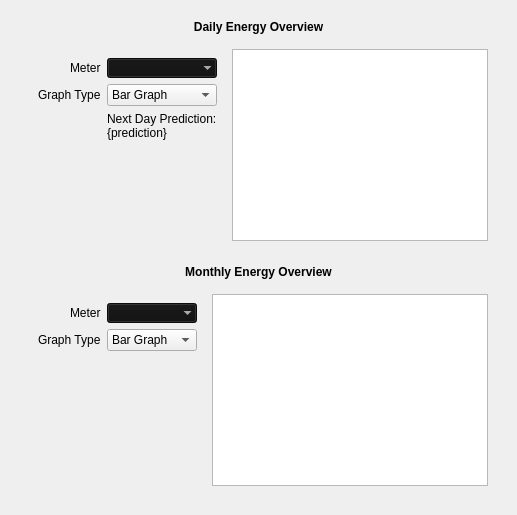
      <widget class="QWidget" name="tabEnergyInsights">
       <attribute name="title">
        <string>Energy Insights</string>
       </attribute>
       <layout class="QVBoxLayout" name="verticalLayout_24">
        <item>
         <widget class="QFrame" name="frameDailyEnergyOverview">
          <property name="frameShadow">
           <enum>QFrame::Raised</enum>
          </property>
          <layout class="QVBoxLayout" name="verticalLayout_22">
           <property name="bottomMargin">
            <number>0</number>
           </property>
           <item>
            <widget class="QLabel" name="labelDailyEnergyOverview">
             <property name="font">
              <font>
               <weight>75</weight>
               <bold>true</bold>
              </font>
             </property>
             <property name="text">
              <string>Daily Energy Overview</string>
             </property>
             <property name="alignment">
              <set>Qt::AlignCenter</set>
             </property>
            </widget>
           </item>
           <item>
            <widget class="QFrame" name="frameHorizontalDailyEnergyOverview">
             <property name="frameShadow">
              <enum>QFrame::Raised</enum>
             </property>
             <layout class="QHBoxLayout" name="horizontalLayout_10">
              <item alignment="Qt::AlignHCenter">
               <widget class="QFrame" name="formDailyEnergyOverview">
                <property name="frameShadow">
                 <enum>QFrame::Raised</enum>
                </property>
                <layout class="QFormLayout" name="formLayout_16">
                 <property name="labelAlignment">
                  <set>Qt::AlignRight|Qt::AlignTrailing|Qt::AlignVCenter</set>
                 </property>
                 <item row="0" column="0">
                  <widget class="QLabel" name="labelDailyEnergyOverview_Meter">
                   <property name="text">
                    <string>Meter</string>
                   </property>
                  </widget>
                 </item>
                 <item row="0" column="1">
                  <widget class="QComboBox" name="comboDailyEnergyOverview_Meter">
                   <property name="palette">
                    <palette>
                     <active>
                      <colorrole role="WindowText">
                       <brush brushstyle="SolidPattern">
                        <color alpha="255">
                         <red>255</red>
                         <green>255</green>
                         <blue>255</blue>
                        </color>
                       </brush>
                      </colorrole>
                      <colorrole role="Button">
                       <brush brushstyle="SolidPattern">
                        <color alpha="255">
                         <red>17</red>
                         <green>16</green>
                         <blue>16</blue>
                        </color>
                       </brush>
                      </colorrole>
                      <colorrole role="Text">
                       <brush brushstyle="SolidPattern">
                        <color alpha="255">
                         <red>255</red>
                         <green>255</green>
                         <blue>255</blue>
                        </color>
                       </brush>
                      </colorrole>
                      <colorrole role="ButtonText">
                       <brush brushstyle="SolidPattern">
                        <color alpha="255">
                         <red>255</red>
                         <green>255</green>
                         <blue>255</blue>
                        </color>
                       </brush>
                      </colorrole>
                      <colorrole role="Base">
                       <brush brushstyle="SolidPattern">
                        <color alpha="255">
                         <red>17</red>
                         <green>16</green>
                         <blue>16</blue>
                        </color>
                       </brush>
                      </colorrole>
                      <colorrole role="Window">
                       <brush brushstyle="SolidPattern">
                        <color alpha="255">
                         <red>17</red>
                         <green>16</green>
                         <blue>16</blue>
                        </color>
                       </brush>
                      </colorrole>
                      <colorrole role="Highlight">
                       <brush brushstyle="SolidPattern">
                        <color alpha="255">
                         <red>250</red>
                         <green>204</green>
                         <blue>21</blue>
                        </color>
                       </brush>
                      </colorrole>
                     </active>
                     <inactive>
                      <colorrole role="WindowText">
                       <brush brushstyle="SolidPattern">
                        <color alpha="255">
                         <red>255</red>
                         <green>255</green>
                         <blue>255</blue>
                        </color>
                       </brush>
                      </colorrole>
                      <colorrole role="Button">
                       <brush brushstyle="SolidPattern">
                        <color alpha="255">
                         <red>17</red>
                         <green>16</green>
                         <blue>16</blue>
                        </color>
                       </brush>
                      </colorrole>
                      <colorrole role="Text">
                       <brush brushstyle="SolidPattern">
                        <color alpha="255">
                         <red>255</red>
                         <green>255</green>
                         <blue>255</blue>
                        </color>
                       </brush>
                      </colorrole>
                      <colorrole role="ButtonText">
                       <brush brushstyle="SolidPattern">
                        <color alpha="255">
                         <red>255</red>
                         <green>255</green>
                         <blue>255</blue>
                        </color>
                       </brush>
                      </colorrole>
                      <colorrole role="Base">
                       <brush brushstyle="SolidPattern">
                        <color alpha="255">
                         <red>17</red>
                         <green>16</green>
                         <blue>16</blue>
                        </color>
                       </brush>
                      </colorrole>
                      <colorrole role="Window">
                       <brush brushstyle="SolidPattern">
                        <color alpha="255">
                         <red>17</red>
                         <green>16</green>
                         <blue>16</blue>
                        </color>
                       </brush>
                      </colorrole>
                      <colorrole role="Highlight">
                       <brush brushstyle="SolidPattern">
                        <color alpha="255">
                         <red>250</red>
                         <green>204</green>
                         <blue>21</blue>
                        </color>
                       </brush>
                      </colorrole>
                     </inactive>
                     <disabled>
                      <colorrole role="WindowText">
                       <brush brushstyle="SolidPattern">
                        <color alpha="255">
                         <red>255</red>
                         <green>255</green>
                         <blue>255</blue>
                        </color>
                       </brush>
                      </colorrole>
                      <colorrole role="Button">
                       <brush brushstyle="SolidPattern">
                        <color alpha="255">
                         <red>17</red>
                         <green>16</green>
                         <blue>16</blue>
                        </color>
                       </brush>
                      </colorrole>
                      <colorrole role="Text">
                       <brush brushstyle="SolidPattern">
                        <color alpha="255">
                         <red>255</red>
                         <green>255</green>
                         <blue>255</blue>
                        </color>
                       </brush>
                      </colorrole>
                      <colorrole role="ButtonText">
                       <brush brushstyle="SolidPattern">
                        <color alpha="255">
                         <red>255</red>
                         <green>255</green>
                         <blue>255</blue>
                        </color>
                       </brush>
                      </colorrole>
                      <colorrole role="Base">
                       <brush brushstyle="SolidPattern">
                        <color alpha="255">
                         <red>17</red>
                         <green>16</green>
                         <blue>16</blue>
                        </color>
                       </brush>
                      </colorrole>
                      <colorrole role="Window">
                       <brush brushstyle="SolidPattern">
                        <color alpha="255">
                         <red>17</red>
                         <green>16</green>
                         <blue>16</blue>
                        </color>
                       </brush>
                      </colorrole>
                      <colorrole role="Highlight">
                       <brush brushstyle="SolidPattern">
                        <color alpha="255">
                         <red>0</red>
                         <green>120</green>
                         <blue>215</blue>
                        </color>
                       </brush>
                      </colorrole>
                     </disabled>
                    </palette>
                   </property>
                   <property name="autoFillBackground">
                    <bool>false</bool>
                   </property>
                   <property name="frame">
                    <bool>false</bool>
                   </property>
                  </widget>
                 </item>
                 <item row="1" column="0">
                  <widget class="QLabel" name="labelDailyEnergyOverview_GraphType">
                   <property name="text">
                    <string>Graph Type</string>
                   </property>
                  </widget>
                 </item>
                 <item row="1" column="1">
                  <widget class="QComboBox" name="comboDailyEnergyOverview_GraphType">
                   <item>
                    <property name="text">
                     <string>Bar Graph</string>
                    </property>
                   </item>
                   <item>
                    <property name="text">
                     <string>Line Graph</string>
                    </property>
                   </item>
                  </widget>
                 </item>
                 <item row="2" column="1">
                  <widget class="QLabel" name="labelDailyEnergyOverviewPrediction">
                   <property name="text">
                    <string>Next Day Prediction: {prediction}</string>
                   </property>
                   <property name="alignment">
                    <set>Qt::AlignLeading|Qt::AlignLeft|Qt::AlignVCenter</set>
                   </property>
                   <property name="wordWrap">
                    <bool>true</bool>
                   </property>
                  </widget>
                 </item>
                </layout>
               </widget>
              </item>
              <item>
               <widget class="QGraphicsView" name="graphicsDailyEnergyOverview"/>
              </item>
             </layout>
            </widget>
           </item>
          </layout>
         </widget>
        </item>
        <item>
         <widget class="QFrame" name="frameMonthlyEnergyOverview">
          <property name="frameShadow">
           <enum>QFrame::Raised</enum>
          </property>
          <layout class="QVBoxLayout" name="verticalLayout_23">
           <item>
            <widget class="QLabel" name="labelMonthlyEnergyOverview">
             <property name="font">
              <font>
               <weight>75</weight>
               <bold>true</bold>
              </font>
             </property>
             <property name="text">
              <string>Monthly Energy Overview</string>
             </property>
             <property name="alignment">
              <set>Qt::AlignCenter</set>
             </property>
            </widget>
           </item>
           <item>
            <widget class="QFrame" name="frameHorizontalMonthlyEnergyOverview">
             <property name="frameShadow">
              <enum>QFrame::Raised</enum>
             </property>
             <layout class="QHBoxLayout" name="horizontalLayout_11">
              <item>
               <widget class="QFrame" name="formMonthlyEnergyOverview">
                <property name="frameShadow">
                 <enum>QFrame::Raised</enum>
                </property>
                <layout class="QFormLayout" name="formLayout_17">
                 <property name="labelAlignment">
                  <set>Qt::AlignRight|Qt::AlignTrailing|Qt::AlignVCenter</set>
                 </property>
                 <item row="0" column="0">
                  <widget class="QLabel" name="labelMonthlyEnergyOverview_Meter">
                   <property name="text">
                    <string>Meter</string>
                   </property>
                  </widget>
                 </item>
                 <item row="0" column="1">
                  <widget class="QComboBox" name="comboMonthlyEnergyOverview_Meter">
                   <property name="palette">
                    <palette>
                     <active>
                      <colorrole role="WindowText">
                       <brush brushstyle="SolidPattern">
                        <color alpha="255">
                         <red>255</red>
                         <green>255</green>
                         <blue>255</blue>
                        </color>
                       </brush>
                      </colorrole>
                      <colorrole role="Button">
                       <brush brushstyle="SolidPattern">
                        <color alpha="255">
                         <red>17</red>
                         <green>16</green>
                         <blue>16</blue>
                        </color>
                       </brush>
                      </colorrole>
                      <colorrole role="Text">
                       <brush brushstyle="SolidPattern">
                        <color alpha="255">
                         <red>255</red>
                         <green>255</green>
                         <blue>255</blue>
                        </color>
                       </brush>
                      </colorrole>
                      <colorrole role="ButtonText">
                       <brush brushstyle="SolidPattern">
                        <color alpha="255">
                         <red>255</red>
                         <green>255</green>
                         <blue>255</blue>
                        </color>
                       </brush>
                      </colorrole>
                      <colorrole role="Base">
                       <brush brushstyle="SolidPattern">
                        <color alpha="255">
                         <red>17</red>
                         <green>16</green>
                         <blue>16</blue>
                        </color>
                       </brush>
                      </colorrole>
                      <colorrole role="Window">
                       <brush brushstyle="SolidPattern">
                        <color alpha="255">
                         <red>17</red>
                         <green>16</green>
                         <blue>16</blue>
                        </color>
                       </brush>
                      </colorrole>
                      <colorrole role="Highlight">
                       <brush brushstyle="SolidPattern">
                        <color alpha="255">
                         <red>250</red>
                         <green>204</green>
                         <blue>21</blue>
                        </color>
                       </brush>
                      </colorrole>
                     </active>
                     <inactive>
                      <colorrole role="WindowText">
                       <brush brushstyle="SolidPattern">
                        <color alpha="255">
                         <red>255</red>
                         <green>255</green>
                         <blue>255</blue>
                        </color>
                       </brush>
                      </colorrole>
                      <colorrole role="Button">
                       <brush brushstyle="SolidPattern">
                        <color alpha="255">
                         <red>17</red>
                         <green>16</green>
                         <blue>16</blue>
                        </color>
                       </brush>
                      </colorrole>
                      <colorrole role="Text">
                       <brush brushstyle="SolidPattern">
                        <color alpha="255">
                         <red>255</red>
                         <green>255</green>
                         <blue>255</blue>
                        </color>
                       </brush>
                      </colorrole>
                      <colorrole role="ButtonText">
                       <brush brushstyle="SolidPattern">
                        <color alpha="255">
                         <red>255</red>
                         <green>255</green>
                         <blue>255</blue>
                        </color>
                       </brush>
                      </colorrole>
                      <colorrole role="Base">
                       <brush brushstyle="SolidPattern">
                        <color alpha="255">
                         <red>17</red>
                         <green>16</green>
                         <blue>16</blue>
                        </color>
                       </brush>
                      </colorrole>
                      <colorrole role="Window">
                       <brush brushstyle="SolidPattern">
                        <color alpha="255">
                         <red>17</red>
                         <green>16</green>
                         <blue>16</blue>
                        </color>
                       </brush>
                      </colorrole>
                      <colorrole role="Highlight">
                       <brush brushstyle="SolidPattern">
                        <color alpha="255">
                         <red>250</red>
                         <green>204</green>
                         <blue>21</blue>
                        </color>
                       </brush>
                      </colorrole>
                     </inactive>
                     <disabled>
                      <colorrole role="WindowText">
                       <brush brushstyle="SolidPattern">
                        <color alpha="255">
                         <red>255</red>
                         <green>255</green>
                         <blue>255</blue>
                        </color>
                       </brush>
                      </colorrole>
                      <colorrole role="Button">
                       <brush brushstyle="SolidPattern">
                        <color alpha="255">
                         <red>17</red>
                         <green>16</green>
                         <blue>16</blue>
                        </color>
                       </brush>
                      </colorrole>
                      <colorrole role="Text">
                       <brush brushstyle="SolidPattern">
                        <color alpha="255">
                         <red>255</red>
                         <green>255</green>
                         <blue>255</blue>
                        </color>
                       </brush>
                      </colorrole>
                      <colorrole role="ButtonText">
                       <brush brushstyle="SolidPattern">
                        <color alpha="255">
                         <red>255</red>
                         <green>255</green>
                         <blue>255</blue>
                        </color>
                       </brush>
                      </colorrole>
                      <colorrole role="Base">
                       <brush brushstyle="SolidPattern">
                        <color alpha="255">
                         <red>17</red>
                         <green>16</green>
                         <blue>16</blue>
                        </color>
                       </brush>
                      </colorrole>
                      <colorrole role="Window">
                       <brush brushstyle="SolidPattern">
                        <color alpha="255">
                         <red>17</red>
                         <green>16</green>
                         <blue>16</blue>
                        </color>
                       </brush>
                      </colorrole>
                      <colorrole role="Highlight">
                       <brush brushstyle="SolidPattern">
                        <color alpha="255">
                         <red>0</red>
                         <green>120</green>
                         <blue>215</blue>
                        </color>
                       </brush>
                      </colorrole>
                     </disabled>
                    </palette>
                   </property>
                   <property name="autoFillBackground">
                    <bool>false</bool>
                   </property>
                   <property name="frame">
                    <bool>false</bool>
                   </property>
                  </widget>
                 </item>
                 <item row="1" column="0">
                  <widget class="QLabel" name="labelMonthlyEnergyOverview_GraphType">
                   <property name="text">
                    <string>Graph Type</string>
                   </property>
                  </widget>
                 </item>
                 <item row="1" column="1">
                  <widget class="QComboBox" name="comboMonthlyEnergyOverview_GraphType">
                   <item>
                    <property name="text">
                     <string>Bar Graph</string>
                    </property>
                   </item>
                   <item>
                    <property name="text">
                     <string>Line Graph</string>
                    </property>
                   </item>
                  </widget>
                 </item>
                </layout>
               </widget>
              </item>
              <item>
               <widget class="QGraphicsView" name="graphicsMonthlyEnergyOverview"/>
              </item>
             </layout>
            </widget>
           </item>
          </layout>
         </widget>
        </item>
       </layout>
      </widget>
